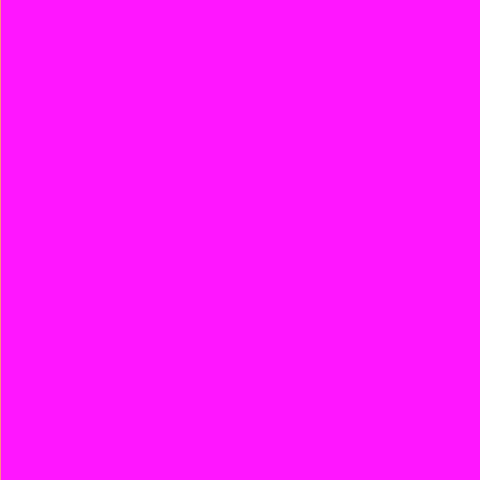
Frame 1 (no input)
Frame 60 (no input): identical to frame 1, image omitted
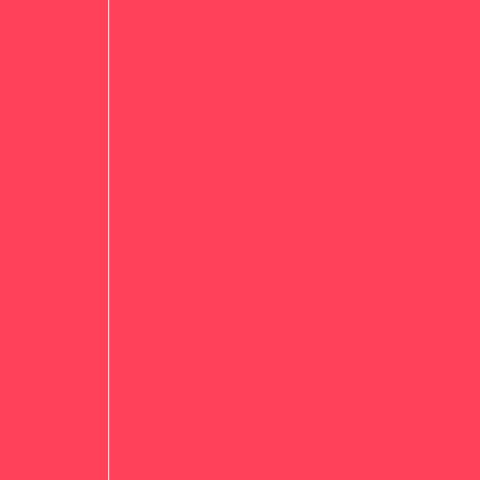
Frame 120 (the mouse pressed at the canvas centre since frame 60)

The p5.js sketch that drew these frames (run headless with seeded random() and noise() and a simulated clock; from frame 60 on, the mouse is pressed at the canvas centre):

// p5.js sketch
// ── sketch.js

let x;
let y = 0;
let easing = 0.01;

function setup() {
        createCanvas(480,480);
        x = width/2;
}
        
function draw() {
       if (mouseIsPressed == true){
        stroke(255);
        background(350,65,90);
        } else {
        stroke(400,245,20);
        background(760,22,280);
        }
let targetY = mouseY;
       y += (targetY - y) * easing;
       line(y,0,y,height);
       console.log(targetY + " : " + y);
}
